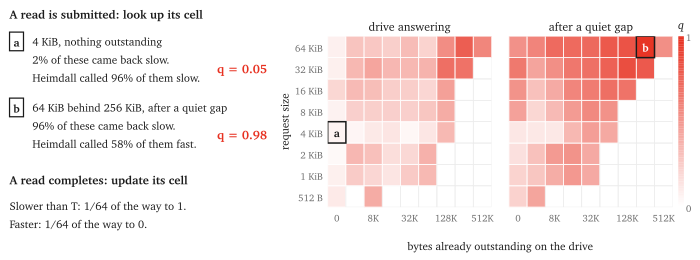

Recreate this plot in Python.
#!/usr/bin/env python3
"""Figure 2: how the table works, on what one held-out replay taught it.

Left: the table's two operations, on two of its cells.  Right: its entries at the end of the replay of
msr.mds_0.orig (results/heldout/table), for reads submitted with no request older than T outstanding:
the slow-read frequency q by request size and bytes already outstanding, while the drive is answering
and after it has completed nothing for 16 T.  Every number on the figure is read from that file.
"""
import sys
from pathlib import Path

import matplotlib
matplotlib.use("Agg")
import matplotlib.pyplot as plt
from matplotlib.colors import LinearSegmentedColormap
from matplotlib.patches import Rectangle

ROOT = Path(__file__).resolve().parents[1]
sys.path.insert(0, str(ROOT / "scripts"))
sys.path.insert(0, str(ROOT / "figures"))
import style  # noqa: E402
import summary as S  # noqa: E402

TRACE = "msr.mds_0.orig"
SIZES = list(range(9, 17))            # 512 B to 64 KiB
LOADS = list(range(0, 9))             # nothing outstanding to 512 KiB and more
SIZE_LABEL = {9: "512 B", 10: "1 KiB", 11: "2 KiB", 12: "4 KiB", 13: "8 KiB", 14: "16 KiB", 15: "32 KiB", 16: "64 KiB"}
LOAD_LABEL = ["0", "", "8K", "", "32K", "", "128K", "", "512K"]
MIN_READS = 20
CALM = (12, 0, 0)                     # 4 KiB, nothing outstanding, drive answering
STORM = (16, 7, 1)                    # 64 KiB, 256 KiB or more outstanding, after a quiet gap
X0, X1, Y0, W, H = 0.468, 0.728, 0.2, 0.235, 0.66       # the two heat maps, in figure coordinates


def draw(theme):
    t = style.use(theme)
    d = S.load(S.RES / "heldout" / "table" / f"{TRACE}.json")
    cells = {(c["size_class"], c["load_class"], c["quiet"]): c for c in d["cells"] if c["age_class"] == 0}
    cmap = LinearSegmentedColormap.from_list("q", [t["bg"], t["outcome"]])
    fig = plt.figure(figsize=(7.0, 2.6))
    axes = [fig.add_axes([X0, Y0, W, H]), fig.add_axes([X1, Y0, W, H])]
    for z, (ax, title) in enumerate(zip(axes, ["drive answering", "after a quiet gap"])):
        for i, s in enumerate(SIZES):
            for j, b in enumerate(LOADS):
                c = cells.get((s, b, z))
                if c is None or c["reads"] < MIN_READS:
                    ax.add_patch(Rectangle((j, i), 1, 1, facecolor="none", edgecolor=t["grid"], lw=0.5))
                else:
                    ax.add_patch(Rectangle((j, i), 1, 1, facecolor=cmap(c["q"]), edgecolor=t["bg"], lw=0.6))
        ax.set_xlim(0, len(LOADS))
        ax.set_ylim(0, len(SIZES))
        ax.set_xticks([j + 0.5 for j in range(len(LOADS))])
        ax.set_xticklabels(LOAD_LABEL, fontsize=7)
        ax.set_yticks([i + 0.5 for i in range(len(SIZES))])
        ax.set_yticklabels([SIZE_LABEL[s] for s in SIZES] if z == 0 else [], fontsize=7)
        ax.tick_params(length=0)
        for sp in ax.spines.values():
            sp.set_visible(False)
        ax.set_title(title, fontsize=8.5, color=t["fg"], pad=4)
    fig.text(X0 - 0.062, Y0 + H / 2, "request size", ha="center", va="center", rotation=90, fontsize=8,
             color=t["fg"])
    fig.text((X0 + X1 + W) / 2, 0.05, "bytes already outstanding on the drive", ha="center", va="center",
             fontsize=8, color=t["fg"])
    # the two cells the text is about
    for key, ax, tag, ink in ((CALM, axes[0], "a", t["fg"]), (STORM, axes[1], "b", "white")):
        s, b, z = key
        i, j = SIZES.index(s), LOADS.index(b)
        ax.add_patch(Rectangle((j, i), 1, 1, facecolor="none", edgecolor=t["fg"], lw=1.1, zorder=5))
        ax.text(j + 0.5, i + 0.47, tag, ha="center", va="center", fontsize=8, color=ink, fontweight="bold",
                zorder=6)
    # colour key
    cax = fig.add_axes([X1 + W + 0.008, Y0, 0.008, H])
    for k in range(100):
        cax.add_patch(Rectangle((0, k / 100), 1, 0.011, facecolor=cmap(k / 99), lw=0))
    cax.set_xlim(0, 1)
    cax.set_ylim(0, 1)
    cax.set_xticks([])
    cax.yaxis.tick_right()
    cax.set_yticks([0, 1])
    cax.set_yticklabels(["0", "1"], fontsize=7)
    cax.tick_params(length=0, pad=1.5)
    for sp in cax.spines.values():
        sp.set_visible(False)
    fig.text(X1 + W + 0.012, Y0 + H + 0.045, "q", ha="center", va="center", fontsize=8.5, color=t["fg"],
             style="italic")

    # left: the two operations
    ax = fig.add_axes([0.0, 0.0, 0.385, 1.0])
    ax.set_xlim(0, 1)
    ax.set_ylim(0, 1)
    ax.axis("off")

    def say(y, text, x=0.03, **kw):
        kw.setdefault("fontsize", 8)
        kw.setdefault("color", t["fg"])
        ax.text(x, y, text, va="center", **kw)

    def tag(y, letter):
        ax.add_patch(Rectangle((0.03, y - 0.036), 0.052, 0.072, facecolor="none", edgecolor=t["fg"], lw=0.9))
        ax.text(0.056, y - 0.004, letter, ha="center", va="center", fontsize=8, color=t["fg"], fontweight="bold")

    calm, storm = cells[CALM], cells[STORM]
    say(0.945, "A read is submitted: look up its cell", fontweight="bold", fontsize=8.5)
    tag(0.84, "a")
    say(0.84, "4 KiB, nothing outstanding", x=0.115)
    ax.text(0.99, 0.735, f"q = {calm['q']:.2f}", fontsize=9, va="center", ha="right", color=t["outcome"],
            fontweight="bold")
    say(0.77, f"{100 * calm['slow'] / calm['reads']:.0f}% of these came back slow.", x=0.115)
    say(0.70, f"Heimdall called {100 * calm['heimdall_called_slow'] / calm['reads']:.0f}% of them slow.", x=0.115)
    tag(0.585, "b")
    say(0.585, "64 KiB behind 256 KiB, after a quiet gap", x=0.115)
    say(0.515, f"{100 * storm['slow'] / storm['reads']:.0f}% of these came back slow.", x=0.115)
    say(0.445, f"Heimdall called {100 * (1 - storm['heimdall_called_slow'] / storm['reads']):.0f}% of them fast.",
        x=0.115)
    ax.text(0.99, 0.48, f"q = {storm['q']:.2f}", fontsize=9, va="center", ha="right", color=t["outcome"],
            fontweight="bold")
    say(0.305, "A read completes: update its cell", fontweight="bold", fontsize=8.5)
    say(0.205, "Slower than T: 1/64 of the way to 1.")
    say(0.135, "Faster: 1/64 of the way to 0.")
    style.save(fig, "table", theme, t)
    plt.close(fig)


if __name__ == "__main__":
    for theme in ("paper", "light", "dark"):
        draw(theme)
